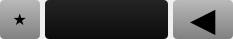
     <widget class="QWidget" name="widget" native="true">
      <property name="minimumSize">
       <size>
        <width>30</width>
        <height>0</height>
       </size>
      </property>
      <property name="maximumSize">
       <size>
        <width>16777215</width>
        <height>30</height>
       </size>
      </property>
      <layout class="QGridLayout" name="gridLayout">
       <property name="leftMargin">
        <number>0</number>
       </property>
       <property name="topMargin">
        <number>0</number>
       </property>
       <property name="rightMargin">
        <number>0</number>
       </property>
       <property name="bottomMargin">
        <number>0</number>
       </property>
       <property name="horizontalSpacing">
        <number>5</number>
       </property>
       <property name="verticalSpacing">
        <number>10</number>
       </property>
       <item row="0" column="5">
        <widget class="QLineEdit" name="lineEdit_current_path">
         <property name="sizePolicy">
          <sizepolicy hsizetype="Expanding" vsizetype="Minimum">
           <horstretch>0</horstretch>
           <verstretch>0</verstretch>
          </sizepolicy>
         </property>
         <property name="font">
          <font>
           <pointsize>10</pointsize>
           <weight>50</weight>
           <bold>false</bold>
          </font>
         </property>
         <property name="styleSheet">
          <string notr="true">

    QLineEdit {
background-color:qlineargradient(spread:pad, x1:0, y1:1, x2:0, y2:0, stop:0 rgba(12, 12, 12, 255), stop:1 rgba(36, 36, 36, 255));
		color:white;
        border: none;
border-radius: 4px;
    }
QLineEdit::selection {
    background: #3a86ff;
    color: white;
}</string>
         </property>
        </widget>
       </item>
       <item row="0" column="0">
        <widget class="QPushButton" name="pushButton_shortcut_recent">
         <property name="sizePolicy">
          <sizepolicy hsizetype="Minimum" vsizetype="Minimum">
           <horstretch>0</horstretch>
           <verstretch>0</verstretch>
          </sizepolicy>
         </property>
         <property name="minimumSize">
          <size>
           <width>40</width>
           <height>0</height>
          </size>
         </property>
         <property name="maximumSize">
          <size>
           <width>40</width>
           <height>16777215</height>
          </size>
         </property>
         <property name="font">
          <font>
           <pointsize>12</pointsize>
           <weight>75</weight>
           <bold>true</bold>
          </font>
         </property>
         <property name="toolTip">
          <string/>
         </property>
         <property name="statusTip">
          <string>เปิด Google Docs ของ งานชิ้นนี้</string>
         </property>
         <property name="layoutDirection">
          <enum>Qt::LeftToRight</enum>
         </property>
         <property name="styleSheet">
          <string notr="true">QPushButton {
    color: black;
    background: qlineargradient(spread:pad, x1:0, y1:0, x2:0, y2:1, stop:0 rgba(185, 185, 185, 255), stop:1 rgba(129, 129, 129, 255));
    border: 1px solid rgba(255, 255, 255, 0.5);
    font-weight: 600;
    letter-spacing: 0.5px;
	border:None;
	border-radius: 4px;
}

QPushButton:hover {
        background: qlineargradient(spread:pad, x1:1, y1:0, x2:1, y2:1, stop:0 rgba(243, 159, 89, 255), stop:1 rgba(197, 131, 76, 255));
}

QPushButton:pressed {
        background: qlineargradient(spread:pad, x1:0, y1:1, x2:0, y2:0, stop:0 rgba(189, 123, 69, 255), stop:1 rgba(134, 88, 50, 255));
}
</string>
         </property>
         <property name="text">
          <string>★</string>
         </property>
        </widget>
       </item>
       <item row="0" column="6">
        <widget class="QPushButton" name="pushButton_go_back">
         <property name="sizePolicy">
          <sizepolicy hsizetype="Minimum" vsizetype="Minimum">
           <horstretch>0</horstretch>
           <verstretch>0</verstretch>
          </sizepolicy>
         </property>
         <property name="minimumSize">
          <size>
           <width>60</width>
           <height>0</height>
          </size>
         </property>
         <property name="maximumSize">
          <size>
           <width>16777215</width>
           <height>16777215</height>
          </size>
         </property>
         <property name="font">
          <font>
           <pointsize>25</pointsize>
           <weight>75</weight>
           <bold>true</bold>
          </font>
         </property>
         <property name="toolTip">
          <string/>
         </property>
         <property name="statusTip">
          <string>เปิด Google Docs ของ งานชิ้นนี้</string>
         </property>
         <property name="layoutDirection">
          <enum>Qt::LeftToRight</enum>
         </property>
         <property name="styleSheet">
          <string notr="true">QPushButton {
    color: black;
    background: qlineargradient(spread:pad, x1:0, y1:0, x2:0, y2:1, stop:0 rgba(185, 185, 185, 255), stop:1 rgba(129, 129, 129, 255));
    border: 1px solid rgba(255, 255, 255, 0.5);
    font-weight: 600;
    letter-spacing: 0.5px;
	border:None;
	border-radius: 4px;
}

QPushButton:hover {
        background: qlineargradient(spread:pad, x1:1, y1:0, x2:1, y2:1, stop:0 rgba(243, 159, 89, 255), stop:1 rgba(197, 131, 76, 255));
}

QPushButton:pressed {
        background: qlineargradient(spread:pad, x1:0, y1:1, x2:0, y2:0, stop:0 rgba(189, 123, 69, 255), stop:1 rgba(134, 88, 50, 255));
}
</string>
         </property>
         <property name="text">
          <string>◀</string>
         </property>
        </widget>
       </item>
      </layout>
     </widget>
